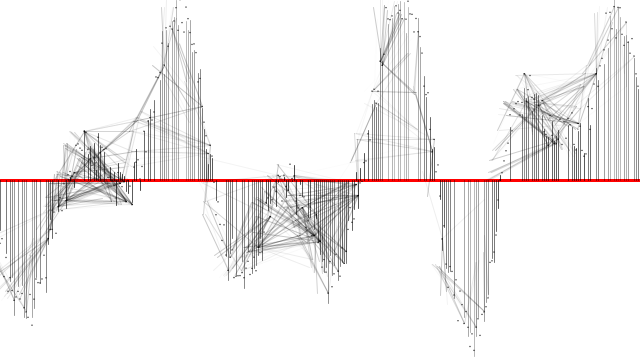
Frame 1 (no input)
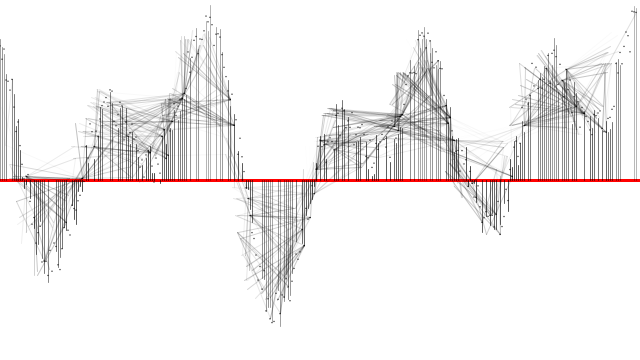
Frame 60 (the mouse pressed at the canvas centre just before this capture)
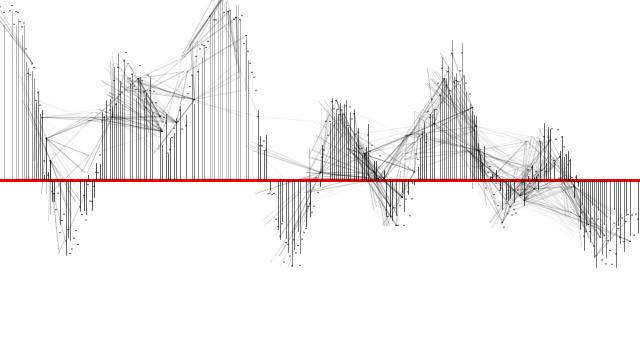
Frame 120 (the mouse held since frame 60 and released just before this capture)

The Processing sketch that drew these frames (run headless with seeded random() and noise(); from frame 60 on, the mouse is pressed at the canvas centre):

// Processing sketch: hw4_test5
// ── hw4_test5.pde
Wave wave;

void setup() {
  size(640,360);
  //frameRate(25);
  
  wave = new Wave(new PVector(0,height/2),width,40,220);
}

void draw() {
  background(255);
  stroke(255, 0, 0);
  strokeWeight(3);
  line(0, height/2, width, height/2);

  wave.calculate();
  wave.display();

}

// ── Dot.pde
class Dot {
  PVector pos;

  Dot() {
    pos = new PVector();
  }

  void setposition(float x, float y) {
    pos.x = x;
    pos.y = y;
  }

  void display() {
    noStroke();
    fill(0, 200);
    ellipse(pos.x, pos.y, 1.5, 1.5);
  }

  void connectLines1() {
    float dist = dist(pos.x, pos.y, pos.x, height/2);

    if (dist < 300) {
      float alpha = map(dist, 0, 200, 180, 50);
      stroke(0, alpha);
      strokeWeight(1);
      line(pos.x, pos.y+random(-15, 15), pos.x, height/2);
    }
  }
  
  void connectLines2(Dot other) {
    float dist = dist(pos.x, pos.y, other.pos.x, other.pos.y);
    if (dist < 100 && dist > 55) {
      float alpha = map(dist, 0, 45, 255, 95);
      stroke(0, alpha+2);
      strokeWeight(1);
      line(pos.x, pos.y, random(other.pos.x-15,other.pos.x-10) , other.pos.y );
    }
  }
}

// ── Wave.pde
class Wave {
  int xspacing = 2;
  int w;

  PVector origin;
  float angle = 0;
  float amp;
  float period;
  float dx;
  Dot[] dots;

  Wave(PVector o, int w_, float a, float p) {
    origin = o.copy();
    w = w_;
    period = p;
    amp = a;
    dx = (TWO_PI / period) * xspacing;
    dots = new Dot[w/xspacing];
    //dots = new Dot[(w+100)/xspacing];
    for (int i = 0; i < dots.length; i++) {
      dots[i] = new Dot();
    }
  }

  void calculate() {
    angle += 0.2;
    float x = angle;
    
    float r = noise(3);

    for (int i = 0; i < dots.length; i++) {
      //float x = angle;

      //***** basic wave
      //dots[i].setposition(origin.x+i*xspacing, origin.y+sin(x)*amp);

      //***** 
      //dots[i].setposition( origin.x+i*xspacing, origin.y + cos(x)*amp + random(-10, 10) );

      //***** basic wave with noise
      float y =  origin.y + ((noise(i*.01*(r*(noise(frameCount*.01)))+frameCount*.1)- .5)*300) + sin(x)*(amp+cos(x*0.05)+30) + random(-20, 20);
      y += (sin(x*2))*70;
      dots[i].setposition( origin.x+i*xspacing, y );

      //***** basic wave with more noise
      //dots[i].setposition( origin.x+i*xspacing, origin.y + sin(random(x-10, x+10))*amp + random (-10, 10) );

      x+=dx;
      r+=0.01;
    }
  }

  void display() {   
    for (int i = 0; i < dots.length; i++) {
      float c = random(0, 1);
      dots[i].display();
      if (c<0.65) {
        dots[i].connectLines1();
        
      }
      for (int j = 0; j < dots.length; j++) {
        //Dot otherDot = dots[j] = new Dot();
        Dot otherDot = dots[j];

        if (i!= j && c<0.2) {
          //dots[i].connectLines1();
          dots[i].connectLines2(otherDot);
        }
      }
    }
  }
}
